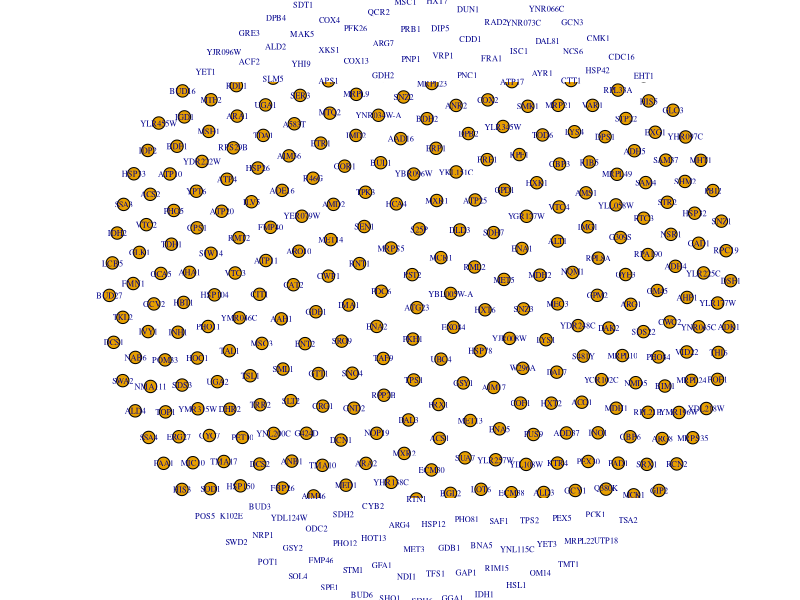

Here is the R script that generated this plot: (Note: this script raises an error after producing the figure.)
## ---- chunk 1
# Load in our data
proteomic <- read.csv("trimmed_proteomic_Data.csv")


## ---- chunk 2

## ---- chunk 3
library(igraph)
## ---- chunk 4
# Visualize 350 nodes corresponding to the significant hits in our data
nodes <- unique(c(proteomic$contrast, proteomic$Gene))

g <- make_empty_graph(directed = FALSE)
g <- add_vertices(g, length(nodes))
V(g)$name <- nodes

plot(g, 
     margin = -.4,
     vertex.size = 4,
     vertex.label.cex = .5
     )
## ---- chunk 5
edges <- data.frame(
  from = proteomic$Gene,
  to = proteomic$contrast,
  LogFC = proteomic$logFC,
  p = proteomic$P.Value
  
)

E(g) <- 

edge.list <- cbind(edges$from, edges$to)
g <- add_edges(g, edges = edges)

edge_weights <- abs(E(g)$LogFC)^2
E(g)$length <- edge_weights

layout <- layout_with_fr(g, weights = abs(edges$LogFC))

plot(g, margin = -.4,
     #layout = layout,
     vertex.size = 4,
     vertex.label.cex = .5,
     edge_arrow_mode = 0
     )
